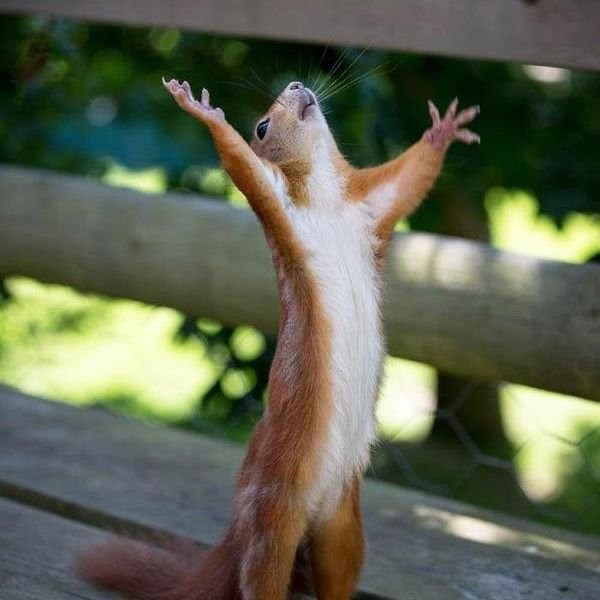
#> input picture sincap.jpg, 600 x 600 px
$ python 'Histogram Hesaplama.py'
#> lines starting #> are read from the running program, lines starting #| are printed output that depends on the picture
import cv2
import numpy as np


foto = cv2.imread("sincap.jpg")
#> foto is the input picture: shape (600, 600, 3); mean B, G, R 81.2, 101.1, 95.9
cv2.imshow("sincap",foto)
cv2.waitKey()

B = foto[:,:,0]
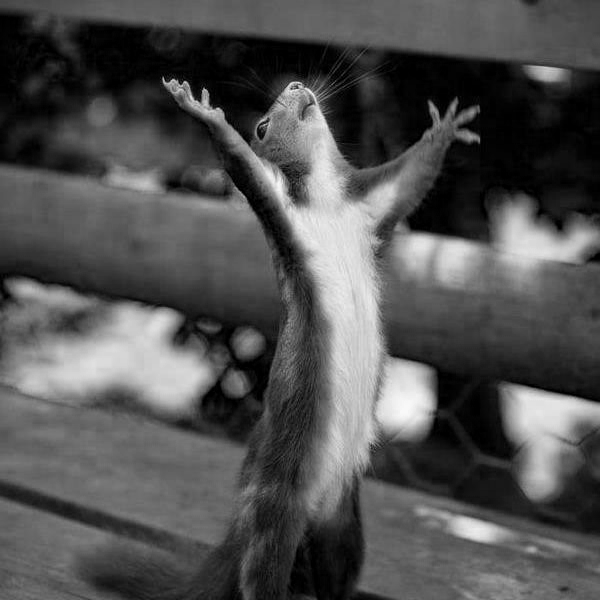
#> B: shape (600, 600); min 0, max 249, mean 81.2
G = foto[:,:,1]
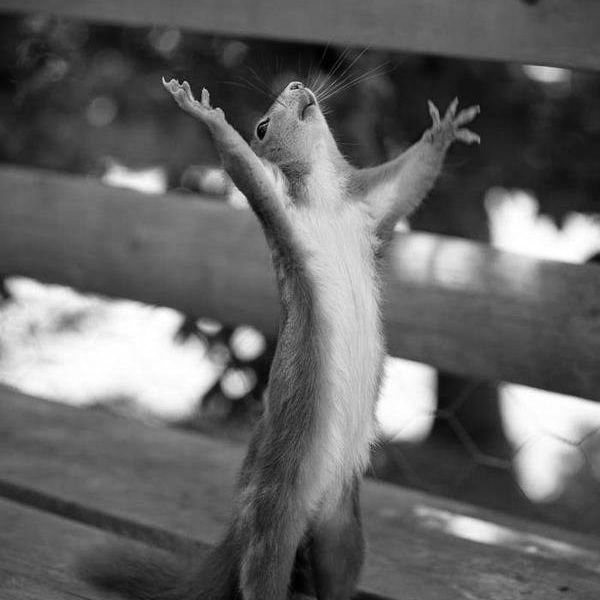
#> G: shape (600, 600); min 0, max 255, mean 101.1
R = foto[:,:,2]
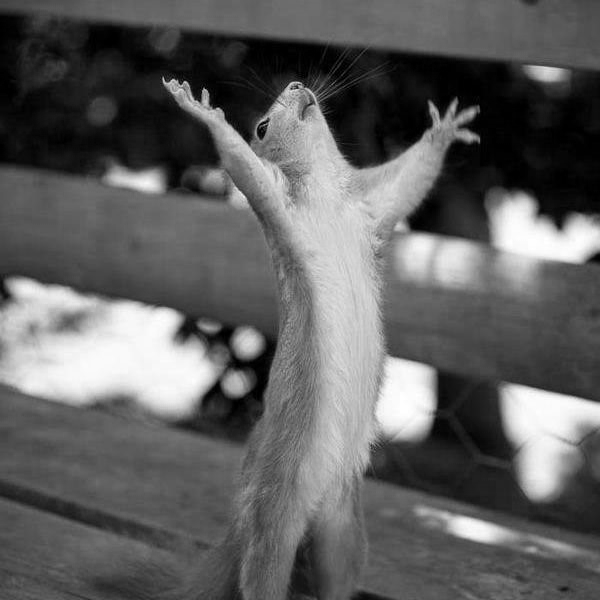
#> R: shape (600, 600); min 0, max 255, mean 95.9

from matplotlib import pyplot as plt
import matplotlib.image as mpimg
imgGray = 0.2989 * R + 0.5870 * G + 0.1140 * B
plt.imshow(imgGray,cmap='gray')
plt.show()

Hist = np.zeros(256, dtype=int)
[h, w] = np.shape(imgGray)
#> h = 600; w = 600
for v in range(h):
    for u in range(w):
        i = int(imgGray[v, u])
        Hist[i] += 1
#> after the loop, Hist = 256 values, max 5015 at index 95, min 0 at index 255, mean 1406.2

print(np.sum(Hist))
#| 360000
plt.plot(Hist)
plt.show()
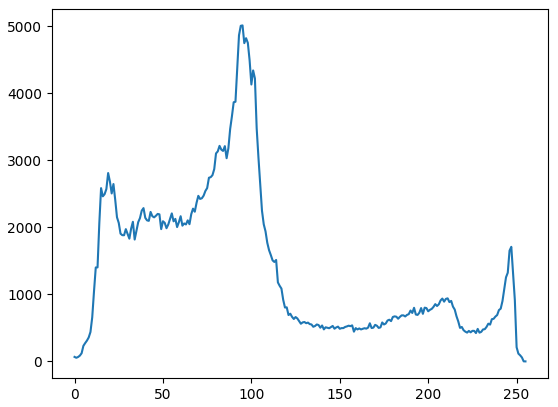
#> figure drawn by matplotlib, 1 panel; curve peaks at x = 95, y = 5015
